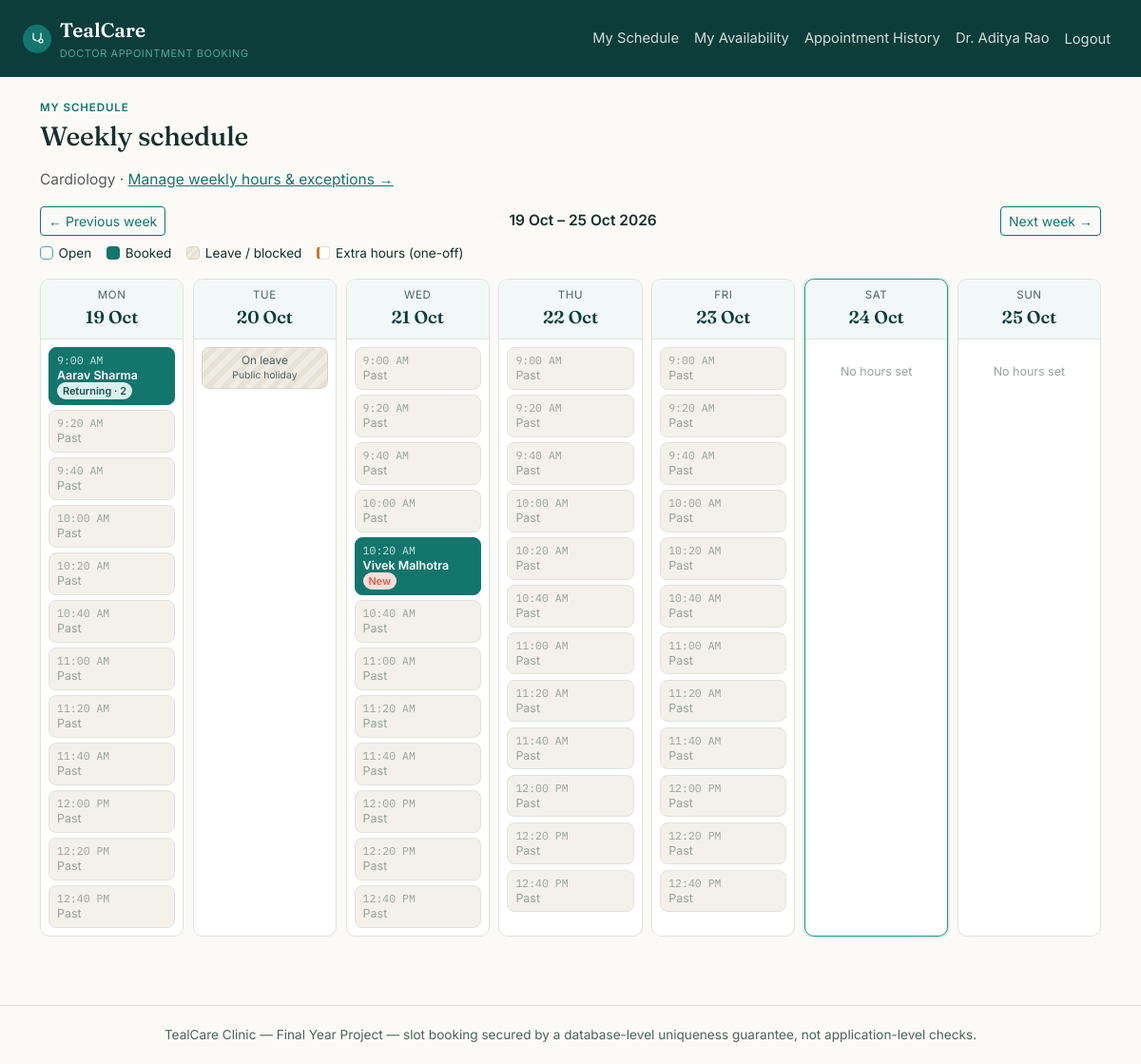
Page /doctor/dashboard (signed in) on the committed database.
### tables this page shows
CREATE TABLE users (
    id INT AUTO_INCREMENT PRIMARY KEY,
    role ENUM('admin','doctor','patient') NOT NULL,
    name VARCHAR(150) NOT NULL,
    email VARCHAR(190) NOT NULL UNIQUE,
    password_hash VARCHAR(255) NOT NULL,
    phone VARCHAR(20) NULL,
     
    staff_code VARCHAR(20) NULL UNIQUE,
     
     
    status ENUM('active','suspended') NOT NULL DEFAULT 'active',
    reset_token VARCHAR(64) NULL,
    reset_token_expires_at DATETIME NULL,
    created_at TIMESTAMP NOT NULL DEFAULT CURRENT_TIMESTAMP
);

CREATE TABLE doctors (
    id INT AUTO_INCREMENT PRIMARY KEY,
    user_id INT NOT NULL UNIQUE,
    specialization_id INT NOT NULL,
    qualification VARCHAR(150) NOT NULL,
    consultation_fee DECIMAL(10,2) NOT NULL DEFAULT 0,
    default_slot_duration_minutes INT NOT NULL DEFAULT 20,
    bio TEXT NULL,
    status ENUM('active','inactive') NOT NULL DEFAULT 'active',
    created_at TIMESTAMP NOT NULL DEFAULT CURRENT_TIMESTAMP,
    FOREIGN KEY (user_id) REFERENCES users(id) ON DELETE CASCADE,
    FOREIGN KEY (specialization_id) REFERENCES specializations(id)
);

CREATE TABLE specializations (
    id INT AUTO_INCREMENT PRIMARY KEY,
    name VARCHAR(100) NOT NULL UNIQUE,
    description VARCHAR(255) NULL
);

CREATE TABLE appointments (
    id INT AUTO_INCREMENT PRIMARY KEY,
    patient_id INT NOT NULL,
    doctor_id INT NOT NULL,
     
     
    reservation_id INT NULL,
    appointment_date DATE NOT NULL,
    start_time TIME NOT NULL,
    end_time TIME NOT NULL,
    status ENUM('booked','completed','cancelled','no_show') NOT NULL DEFAULT 'booked',
    notes TEXT NULL,
    cancelled_by VARCHAR(20) NULL,
     
     
    is_stress_test TINYINT(1) NOT NULL DEFAULT 0,
    created_at TIMESTAMP NOT NULL DEFAULT CURRENT_TIMESTAMP,
    updated_at TIMESTAMP NOT NULL DEFAULT CURRENT_TIMESTAMP ON UPDATE CURRENT_TIMESTAMP,
    FOREIGN KEY (patient_id) REFERENCES users(id),
    FOREIGN KEY (doctor_id) REFERENCES doctors(id),
    FOREIGN KEY (reservation_id) REFERENCES slot_reservations(id) ON DELETE SET NULL,
    INDEX idx_doctor_date (doctor_id, appointment_date),
    INDEX idx_patient (patient_id)
);

CREATE TABLE doctor_weekly_availability (
    id INT AUTO_INCREMENT PRIMARY KEY,
    doctor_id INT NOT NULL,
    day_of_week TINYINT NOT NULL,
    start_time TIME NOT NULL,
    end_time TIME NOT NULL,
    slot_duration_minutes INT NOT NULL DEFAULT 20,
    created_at TIMESTAMP NOT NULL DEFAULT CURRENT_TIMESTAMP,
    FOREIGN KEY (doctor_id) REFERENCES doctors(id) ON DELETE CASCADE,
    INDEX idx_doctor_dow (doctor_id, day_of_week)
);

### app/views/schedule/_week_grid.php (the view, shortened to what the rows shown need)
<?php
$today = date('Y-m-d');
?>
<div class="d-flex justify-content-between align-items-center mb-2">
    <a class="btn btn-sm btn-outline-tc" href="<?= Router::url($weekUrlBase . '?week=' . $prevWeek) ?>">&larr; Previous week</a>
    <div class="fw-semibold"><?= htmlspecialchars(date('d M', strtotime($weekDates[0])) . ' – ' . date('d M Y', strtotime($weekDates[6])), ENT_QUOTES) ?></div>
    <a class="btn btn-sm btn-outline-tc" href="<?= Router::url($weekUrlBase . '?week=' . $nextWeek) ?>">Next week &rarr;</a>
</div>
<div class="d-flex flex-wrap gap-3 mb-3 small">
    <span><span class="legend-swatch" style="background:var(--paper);border:1px solid var(--teal-400);"></span>Open</span>
    <span><span class="legend-swatch" style="background:var(--teal-600);"></span>Booked</span>
    <span><span class="legend-swatch" style="background:repeating-linear-gradient(135deg,#efece4,#efece4 3px,#e6e2d6 3px,#e6e2d6 6px);border:1px solid #d8d3c4;"></span>Leave / blocked</span>
    <span><span class="legend-swatch" style="background:#fff;border-left:3px solid var(--amber);border-top:1px solid var(--line);border-bottom:1px solid var(--line);border-right:1px solid var(--line);"></span>Extra hours (one-off)</span>
</div>
<div class="week-grid">
<?php foreach ($days as $day):
    $date = $day['date'];
    $data = $day['data'];
    $isToday = $date === $today;
?>
    <div class="week-day-col<?= $isToday ? ' is-today' : '' ?>">
        <a class="week-day-head text-decoration-none" href="<?= Router::url($dayUrlBase . '/' . $date) ?>">
            <div class="dow"><?= date('D', strtotime($date)) ?></div>
            <div class="dom"><?= date('j M', strtotime($date)) ?></div>
        </a>
        <div class="week-day-body">
            <?php if ($data['full_day_leave']): ?>
                <div class="slot-chip slot-blocked text-center">On leave<br><span class="small"><?= htmlspecialchars($data['full_day_leave'], ENT_QUOTES) ?></span></div>
            <?php else: ?>
                <?php if (empty($data['slots']) && empty($data['leave_windows'])): ?>
                    <div class="day-empty">No hours set</div>
                <?php endif; ?>
                <?php foreach ($data['slots'] as $slot):
                    $stateClass = $slot['status'] === 'booked' ? 'slot-booked' : ($slot['status'] === 'past' ? 'slot-past' : 'slot-open');
                    $extraClass = $slot['source'] === 'extra_hours' ? ' slot-extra' : '';
                    $timeLabel = date('g:i A', strtotime($slot['start']));
                ?>
                    <?php if ($slot['status'] === 'booked'):
                        $appt = $slot['appointment'];
                        $badge = $appt['is_returning']
                            ? '<span class="badge-returning">Returning · ' . (int) $appt['visit_count'] . '</span>'
                            : '<span class="badge-new">New</span>';
                        $inner = '<span class="slot-time">' . $timeLabel . ($extraClass ? '<span class="tag-extra">Extra</span>' : '') . '</span>'
                            . '<span class="slot-patient">' . htmlspecialchars($appt['patient_name'], ENT_QUOTES) . '</span>' . $badge;
                    ?>
                        <?php if ($apptLinkBase): ?>
                            <a class="slot-chip <?= $stateClass . $extraClass ?>" href="<?= Router::url($apptLinkBase . $appt['id']) ?>"><?= $inner ?></a>
                        <?php else: ?>
                            <div class="slot-chip <?= $stateClass . $extraClass ?>"><?= $inner ?></div>
                        <?php endif; ?>
                    <?php else: ?>
                        <div class="slot-chip <?= $stateClass . $extraClass ?>">
                            <span class="slot-time"><?= $timeLabel ?><?= $extraClass ? '<span class="tag-extra">Extra</span>' : '' ?></span>
                            <?= $slot['status'] === 'past' ? 'Past' : 'Open' ?>
                        </div>
                    <?php endif; ?>
                <?php endforeach; ?>
            <?php endif; ?>
        </div>
    </div>
<?php endforeach; ?>
</div>

### core/Router.php (shortened to what the rows shown need)
<?php
class Router
{
    private array $routes = ['GET' => [], 'POST' => []];
    private static string $basePath = '';
    public static function setBasePath(string $path): void
    {
        self::$basePath = rtrim($path, '/');
    }
    public static function url(string $path = ''): string
    {
        return self::$basePath . $path;
    }
    public function get(string $pattern, array $handler): void
    {
        $this->routes['GET'][$pattern] = $handler;
    }
    public function post(string $pattern, array $handler): void
    {
        $this->routes['POST'][$pattern] = $handler;
    }
    public function dispatch(string $method, string $uri): void
    {
        $path = parse_url($uri, PHP_URL_PATH) ?? '/';
        $path = rtrim($path, '/');
        foreach ($this->routes[$method] ?? [] as $pattern => $handler) {
            $params = $this->match($pattern, $path);
            if ($params !== null) {
                [$controllerClass, $action] = $handler;
                $controller = new $controllerClass();
                call_user_func_array([$controller, $action], $params);
                return;
            }
        }
    }
    private function match(string $pattern, string $path): ?array
    {
        $regex = preg_replace('#\{[a-zA-Z_]+\}#', '([^/]+)', $pattern);
        $regex = rtrim($regex, '/');
        if ($regex === '') {
            $regex = '/';
        }
        if (!preg_match('#^' . $regex . '$#', $path, $matches)) {
            return null;
        }
        array_shift($matches);
        return $matches;
    }
}

### app/views/partials/header.php (shortened to what the rows shown need)
<?php
$currentUser = Auth::user();
?>
<!doctype html>
<html lang="en">
<head>
    <link href="https://cdn.jsdelivr.net/npm/bootstrap@5.3.3/dist/css/bootstrap.min.css" rel="stylesheet">
    <link href="<?= Router::url('/assets/css/style.css') ?>" rel="stylesheet">
</head>
<body>
<nav class="navbar navbar-expand-lg navbar-tc">
    <div class="container-fluid px-3 px-lg-4">
        <a class="navbar-brand" href="<?= Router::url($currentUser ? \App\Controllers\AuthController::roleHome($currentUser['role']) : '/login') ?>">
            <span class="brand-mark">
            </span>
            <span>TealCare<small>Doctor Appointment Booking</small></span>
        </a>
        <div class="collapse navbar-collapse" id="navMain">
            <ul class="navbar-nav ms-auto align-items-lg-center">
                <?php if ($currentUser && $currentUser['role'] === 'admin'): ?>
                    <li class="nav-item"><a class="nav-link" href="<?= Router::url('/admin/dashboard') ?>">Dashboard</a></li>
                    <li class="nav-item"><a class="nav-link" href="<?= Router::url('/admin/doctors') ?>">Doctors</a></li>
                    <li class="nav-item"><a class="nav-link" href="<?= Router::url('/admin/specializations') ?>">Specializations</a></li>
                    <li class="nav-item"><a class="nav-link" href="<?= Router::url('/admin/board') ?>">Today's Board</a></li>
                    <li class="nav-item"><a class="nav-link" href="<?= Router::url('/admin/appointments') ?>">Appointments</a></li>
                    <li class="nav-item"><a class="nav-link" href="<?= Router::url('/admin/patients') ?>">Patients</a></li>
                    <li class="nav-item"><a class="nav-link" href="<?= Router::url('/admin/stress-test') ?>">Stress Test</a></li>
                    <li class="nav-item"><a class="nav-link" href="<?= Router::url('/admin/audit-log') ?>">Audit &amp; Reports</a></li>
                <?php elseif ($currentUser && $currentUser['role'] === 'doctor'): ?>
                    <li class="nav-item"><a class="nav-link" href="<?= Router::url('/doctor/dashboard') ?>">My Schedule</a></li>
                    <li class="nav-item"><a class="nav-link" href="<?= Router::url('/doctor/availability') ?>">My Availability</a></li>
                    <li class="nav-item"><a class="nav-link" href="<?= Router::url('/doctor/appointments') ?>">Appointment History</a></li>
                <?php endif; ?>
                <?php if ($currentUser): ?>
                    <li class="nav-item"><a class="nav-link" href="<?= Router::url('/account') ?>"><?= htmlspecialchars($currentUser['name'], ENT_QUOTES) ?></a></li>
                    <li class="nav-item">
                        <form method="post" action="<?= Router::url('/logout') ?>" class="d-inline">
                            <button type="submit" class="btn btn-link nav-link" style="border:0;">Logout</button>
                        </form>
                    </li>
                <?php else: ?>
                    <li class="nav-item"><a class="nav-link" href="<?= Router::url('/login') ?>">Login</a></li>
                    <li class="nav-item"><a class="nav-link" href="<?= Router::url('/register') ?>">Register</a></li>
                <?php endif; ?>
            </ul>
        </div>
    </div>
</nav>
<div class="container py-4">

### app/views/doctor/week.php (shortened to what the rows shown need)
<p class="eyebrow mb-1">My schedule</p>
<h1 class="h3 mb-3">Weekly schedule</h1>
<p class="text-muted mb-3"><?= htmlspecialchars($doctor['specialization_name'], ENT_QUOTES) ?> &middot; <a href="<?= Router::url('/doctor/availability') ?>">Manage weekly hours &amp; exceptions &rarr;</a></p>
<?php
$weekUrlBase = '/doctor/dashboard';
$dayUrlBase = '/doctor/schedule/day';
$apptLinkBase = '/doctor/appointments/';
include __DIR__ . '/../schedule/_week_grid.php';
?>

### rows in the picture
users: name "Dr. Aditya Rao"
doctors: specialization.name "Cardiology"
appointments: start_time "9:00 AM", patient.name "Aarav Sharma", visit_count "2", shows "Past"
appointments: start_time "10:20 AM", shows "Past", patient.name "Vivek Malhotra", shows "New"
doctor_weekly_availability: timeLabel "12:40 PM", shows "Past"

### other values in the picture
date('D', strtotime($date)) "MON"
date('j M', strtotime($date)) "19 Oct"
$timeLabel "9:20 AM"
$timeLabel "9:40 AM"
$timeLabel "10:00 AM"
$timeLabel "10:40 AM"
$timeLabel "11:00 AM"
$timeLabel "11:20 AM"
$timeLabel "11:40 AM"
$timeLabel "12:00 PM"
$timeLabel "12:20 PM"
date('D', strtotime($date)) "TUE"
date('j M', strtotime($date)) "20 Oct"
$data['full_day_leave'] "Public holiday"
date('D', strtotime($date)) "WED"
